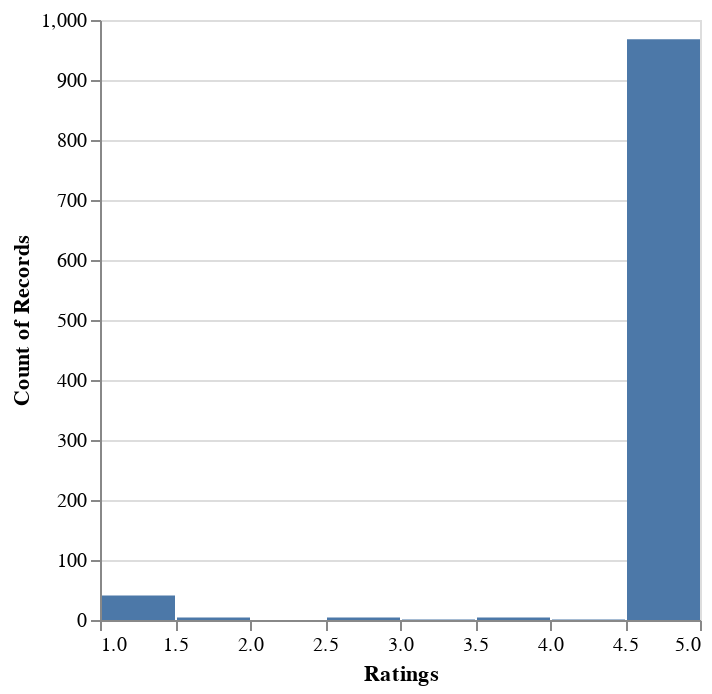

Notebook code cell kept with this figure:
### Code cell
positivity = pos_df["positivity"]

normalized_scores = [(score * 4) + 1 for score in (positivity)]
# average_score = sum(normalized_scores) / len(normalized_scores)

source = pd.DataFrame({
    "score": normalized_scores
})
alt.Chart(source).mark_bar().encode(
    alt.X("score:Q", title="Ratings", bin=True),
    y='count()',
)

### Figure 1 — Vega-Lite specification as saved in the notebook (floating-point values rounded to 4 significant figures; data arrays with more than 128 entries replaced by an {"elided": "..."} marker saying what was removed)
{"config": {"view": {"continuousWidth": 300, "continuousHeight": 300}}, "data": {"name": "data-b42813de584799b61d8d9b48616f674f"}, "mark": {"type": "bar"}, "encoding": {"x": {"bin": true, "field": "score", "title": "Ratings", "type": "quantitative"}, "y": {"aggregate": "count", "type": "quantitative"}}, "$schema": "https://vega.github.io/schema/vega-lite/v5.16.3.json", "datasets": {"data-b42813de584799b61d8d9b48616f674f": {"elided": "1023 records"}}}
